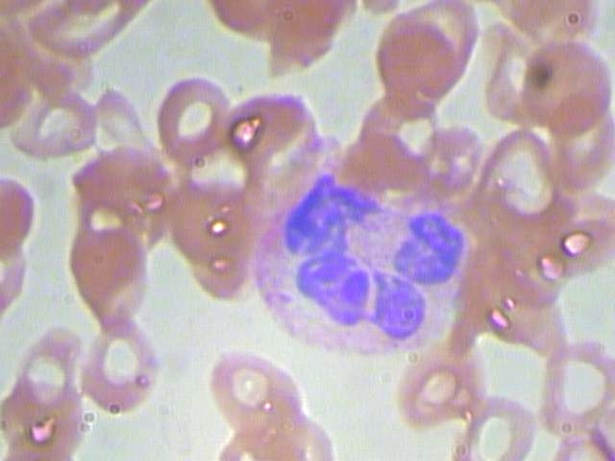
#> input picture analysis/fractal_poc/data/synthetic_pathological/synth_patho_000.jpg, 615 x 461 px
$ python -i advanced_fractal.py   (imports and definitions only)
#> lines starting #> are read from the running program, lines starting #| are printed output that depends on the picture; after the words box and inside, x2 and y2 are one past the last pixel; in counts of white or black regions, pixels touching at a corner belong together
### analysis/fractal_poc/fractal_dimension.py
#!/usr/bin/env python3
"""
Fractal Dimension Analysis of Blood Cell Images
================================================

This module implements box-counting algorithm for calculating fractal dimension
of blood cell images. The goal is to explore the relationship between blood
microstructure heterogeneity and pharmacokinetic parameters.

Theory:
    For a fractal object, the number of boxes N(ε) of size ε needed to cover
    the object scales as: N(ε) ∝ ε^(-D)

    Where D is the fractal dimension.

    Taking logarithms: log(N(ε)) = -D * log(ε) + C

    The slope of log(N) vs log(1/ε) gives the fractal dimension.

References:
    - Kopelman R. (1986) J. Stat. Phys. 42:185-200
    - Jung et al. (2023) Pharmaceutics 15:304
"""

import numpy as np
from pathlib import Path
import json
from dataclasses import dataclass, asdict
from typing import List, Tuple, Optional
import logging

logging.basicConfig(level=logging.INFO)
logger = logging.getLogger(__name__)


@dataclass
class FractalResult:
    """Result of fractal dimension analysis."""
    image_path: str
    fractal_dimension: float
    r_squared: float
    box_sizes: List[int]
    box_counts: List[int]
    method: str = "box_counting"


def box_counting(binary_image: np.ndarray,
                 min_box_size: int = 2,
                 max_box_size: Optional[int] = None,
                 n_sizes: int = 10) -> Tuple[np.ndarray, np.ndarray]:
    """
    Perform box-counting on a binary image.

    Parameters
    ----------
    binary_image : np.ndarray
        Binary image (0s and 1s)
    min_box_size : int
        Minimum box size in pixels
    max_box_size : int, optional
        Maximum box size (defaults to min dimension / 4)
    n_sizes : int
        Number of box sizes to use

    Returns
    -------
    box_sizes : np.ndarray
        Array of box sizes used
    box_counts : np.ndarray
        Number of boxes containing pixels for each size
    """
    if max_box_size is None:
        max_box_size = min(binary_image.shape) // 4

    # Generate logarithmically spaced box sizes
    box_sizes = np.unique(np.logspace(
        np.log10(min_box_size),
        np.log10(max_box_size),
        n_sizes
    ).astype(int))

    box_counts = []

    for box_size in box_sizes:
        # Count boxes that contain at least one pixel
        count = 0
        for i in range(0, binary_image.shape[0], box_size):
            for j in range(0, binary_image.shape[1], box_size):
                box = binary_image[i:i+box_size, j:j+box_size]
                if np.any(box):
                    count += 1
        box_counts.append(count)

    return box_sizes, np.array(box_counts)


def calculate_fractal_dimension(box_sizes: np.ndarray,
                                box_counts: np.ndarray) -> Tuple[float, float]:
    """
    Calculate fractal dimension from box-counting data.

    Uses linear regression on log-log plot.

    Returns
    -------
    fractal_dim : float
        Estimated fractal dimension
    r_squared : float
        R² of the linear fit
    """
    # Take logarithms
    log_sizes = np.log(1.0 / box_sizes)
    log_counts = np.log(box_counts)

    # Linear regression
    coeffs = np.polyfit(log_sizes, log_counts, 1)
    fractal_dim = coeffs[0]

    # Calculate R²
    y_pred = np.polyval(coeffs, log_sizes)
    ss_res = np.sum((log_counts - y_pred) ** 2)
    ss_tot = np.sum((log_counts - np.mean(log_counts)) ** 2)
    r_squared = 1 - (ss_res / ss_tot)

    return fractal_dim, r_squared


# [47 lines left out: function analyze_image, not called in this run]

### analysis/fractal_poc/advanced_fractal.py
#!/usr/bin/env python3
"""
Advanced Fractal Analysis - Cell Distribution Pattern
======================================================

This module analyzes the SPATIAL DISTRIBUTION of cells, not just the image.
The hypothesis is that cell distribution patterns (clustering, spacing)
may correlate with blood heterogeneity and pharmacokinetic behavior.

Key insight: We need to analyze:
1. Cell centroids as point patterns
2. Cell boundaries as fractal objects
3. Inter-cell distances and their distribution
"""

import numpy as np
from pathlib import Path
from typing import List, Tuple, Dict, Optional
from dataclasses import dataclass
import json
import logging

# [1 line not run here, left out]
logger = logging.getLogger(__name__)


@dataclass
class CellDistributionResult:
    """Results from cell distribution fractal analysis."""
    image_path: str
    n_cells_detected: int
    df_boundaries: float       # Fractal dim of cell boundaries
    df_distribution: float     # Fractal dim of cell positions (point pattern)
    mean_cell_area: float
    std_cell_area: float
    cell_density: float        # cells per 1000 pixels²
    clustering_index: float    # Measure of cell clustering


def segment_cells(image_array: np.ndarray,
                  method: str = "threshold") -> Tuple[np.ndarray, List[dict]]:
    """
    Segment blood cells from image.

    Returns binary mask and list of cell properties.
    """
    from scipy import ndimage

    # Convert to grayscale if needed
    if len(image_array.shape) == 3:
        gray = np.mean(image_array, axis=2)
    else:
        gray = image_array.copy()

    # Normalize
    gray = (gray - gray.min()) / (gray.max() - gray.min() + 1e-8)

    # Blood cells are typically darker (RBCs) or have distinct staining
    # Use Otsu-like thresholding
    threshold = np.mean(gray) - 0.5 * np.std(gray)
    binary = gray < threshold

    # Clean up with morphological operations
    binary = ndimage.binary_opening(binary, iterations=2)
    binary = ndimage.binary_closing(binary, iterations=2)

    # Label connected components
    labeled, n_features = ndimage.label(binary)

    # Get cell properties
    cells = []
    for i in range(1, n_features + 1):
        cell_mask = labeled == i
        area = np.sum(cell_mask)

        # Filter by size (remove noise and artifacts)
        if 100 < area < 10000:  # Reasonable cell size range
            y_coords, x_coords = np.where(cell_mask)
            centroid_y = np.mean(y_coords)
            centroid_x = np.mean(x_coords)
            cells.append({
                'id': i,
                'area': area,
                'centroid': (centroid_x, centroid_y),
                'mask': cell_mask
            })

    return binary, cells


def calculate_point_pattern_df(centroids: List[Tuple[float, float]],
                               image_shape: Tuple[int, int]) -> float:
    """
    Calculate fractal dimension of cell centroid distribution.

    Uses box-counting on the point pattern.
    """
    if len(centroids) < 5:
        return np.nan

    # Create binary image of centroids
    centroid_image = np.zeros(image_shape, dtype=int)
    for x, y in centroids:
        xi, yi = int(x), int(y)
        if 0 <= xi < image_shape[1] and 0 <= yi < image_shape[0]:
            # Create small marker for each centroid
            for dx in range(-2, 3):
                for dy in range(-2, 3):
                    nxi, nyi = xi + dx, yi + dy
                    if 0 <= nxi < image_shape[1] and 0 <= nyi < image_shape[0]:
                        centroid_image[nyi, nxi] = 1

    # Box counting
    from fractal_dimension import box_counting, calculate_fractal_dimension
    box_sizes, box_counts = box_counting(centroid_image)
    df, r2 = calculate_fractal_dimension(box_sizes, box_counts)

    return df


def calculate_boundary_df(cells: List[dict]) -> float:
    """Calculate fractal dimension of cell boundaries."""
    if len(cells) < 1:
        return np.nan

    from scipy import ndimage
    from fractal_dimension import box_counting, calculate_fractal_dimension

    # Combine all cell masks
    combined = None
    for cell in cells:
        if combined is None:
            combined = cell['mask'].astype(int)
        else:
            combined = np.logical_or(combined, cell['mask']).astype(int)

    # Extract boundaries using erosion
    eroded = ndimage.binary_erosion(combined)
    boundaries = combined.astype(int) - eroded.astype(int)

    # Box counting on boundaries
    box_sizes, box_counts = box_counting(boundaries)
    df, r2 = calculate_fractal_dimension(box_sizes, box_counts)

    return df


def calculate_clustering_index(centroids: List[Tuple[float, float]],
                               image_shape: Tuple[int, int]) -> float:
    """
    Calculate clustering index using nearest neighbor distances.

    Clark-Evans R: R < 1 means clustered, R > 1 means dispersed
    """
    if len(centroids) < 2:
        return np.nan

    from scipy.spatial.distance import cdist

    points = np.array(centroids)
    distances = cdist(points, points)
    np.fill_diagonal(distances, np.inf)

    # Nearest neighbor distances
    nn_distances = np.min(distances, axis=1)
    mean_nn = np.mean(nn_distances)

    # Expected mean NN distance for random distribution
    area = image_shape[0] * image_shape[1]
    density = len(centroids) / area
    expected_nn = 0.5 / np.sqrt(density)

    # Clark-Evans R
    R = mean_nn / expected_nn

    return R


def analyze_cell_distribution(image_path: str) -> CellDistributionResult:
    """Perform complete cell distribution analysis."""
    from PIL import Image

    # Load image
    img = Image.open(image_path)
#> img is the input picture: PIL image 615x461 RGB; mean R, G, B 190.6, 172.9, 183.2
    img_array = np.array(img)

    # Segment cells
    binary, cells = segment_cells(img_array)
#> in segment_cells, `gray = (gray - gray.min()) / (gray.max() - gray.min() + 1e-8)`:
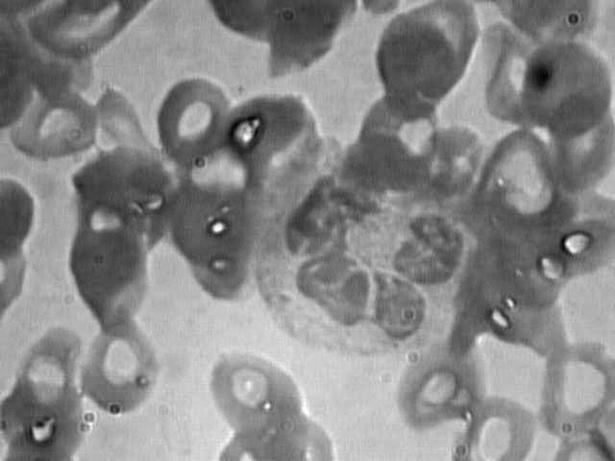
#> gray: shape (461, 615) float64; min 0, max 1, mean 0.538
#> in segment_cells, `threshold = np.mean(gray) - 0.5 * np.std(gray)`: threshold = 0.456
#> in segment_cells, `binary = gray < threshold`:
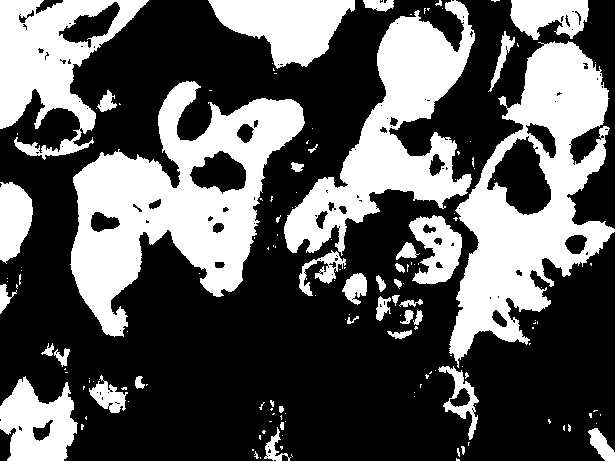
#> binary: shape (461, 615) bool; 35.7% white; 149 white regions (110 under 20 px), largest, box (x1, y1, x2, y2) and area: (70, 81, 305, 337) 25938, (449, 41, 615, 368) 23482, (284, 0, 475, 256) 17452
#> in segment_cells, `labeled, n_features = ndimage.label(binary)`:
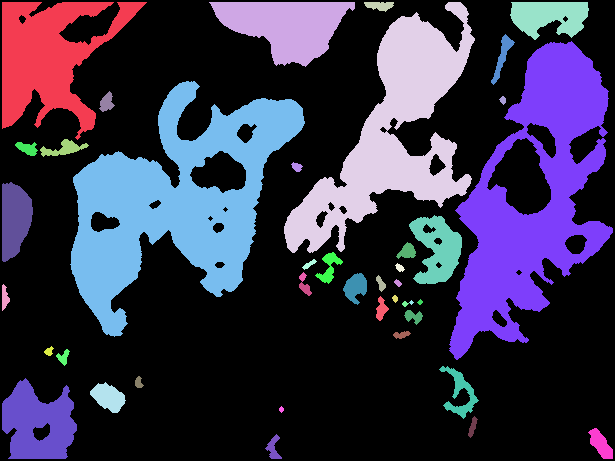
#> labeled: shape (461, 615) int32; 43 distinct labels, from 0 to 42; one colour per label, 0 black
#> in segment_cells, `labeled, n_features = ndimage.label(binary)`: n_features = 42
#> the loop in segment_cells, `for i in range(1, n_features + 1):` made 42 passes
#> (area, centroid_y, centroid_x) on passes 1, 2, 3, 5, 6, 9, 11, 12: (9571, 56.33, 48.86), (5634, 25.4, 285.7), (203, 5.24, 379.2), (2103, 16.03, 548.8), (357, 56.32, 502), (193, 102.2, 106.3), (380, 148.4, 63.37), (198, 148, 26.93)
#> after the loop in segment_cells, `for i in range(1, n_features + 1):`:
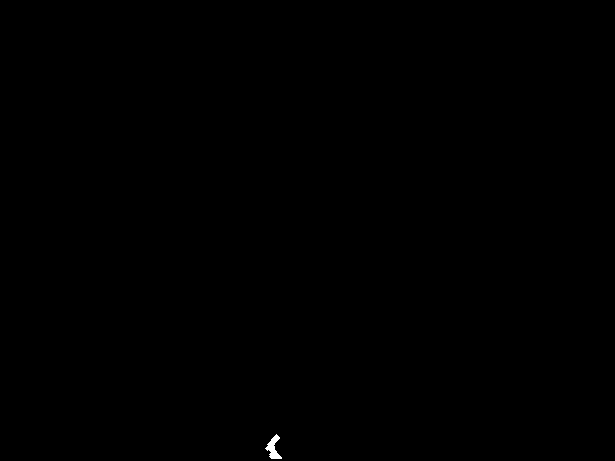
#> cell_mask: shape (461, 615) bool; 0.07% white; 1 white region, box (x1, y1, x2, y2) and area: (265, 434, 282, 459) 194
#> after the loop in segment_cells, `for i in range(1, n_features + 1):`: cells = 23 items
#> cells = 23 items

    if len(cells) < 3:
        logger.warning(f"Only {len(cells)} cells detected in {image_path}")

    # Extract centroids
    centroids = [c['centroid'] for c in cells]
#> centroids = 23 items, first 6: (48.86, 56.33), (285.7, 25.4), (379.2, 5.24), (548.8, 16.03), (502, 56.32), (106.3, 102.2)

    # Calculate metrics
    df_distribution = calculate_point_pattern_df(centroids, binary.shape)
#> the loop in calculate_point_pattern_df, `for x, y in centroids:` made 23 passes
#> (x, y, xi, yi) on passes 1 to 8: (48.86, 56.33, 48, 56), (285.7, 25.4, 285, 25), (379.2, 5.24, 379, 5), (548.8, 16.03, 548, 16), (502, 56.32, 501, 56), (106.3, 102.2, 106, 102), (63.37, 148.4, 63, 148), (26.93, 148, 26, 148)
#> after the loop in calculate_point_pattern_df, `for x, y in centroids:`:
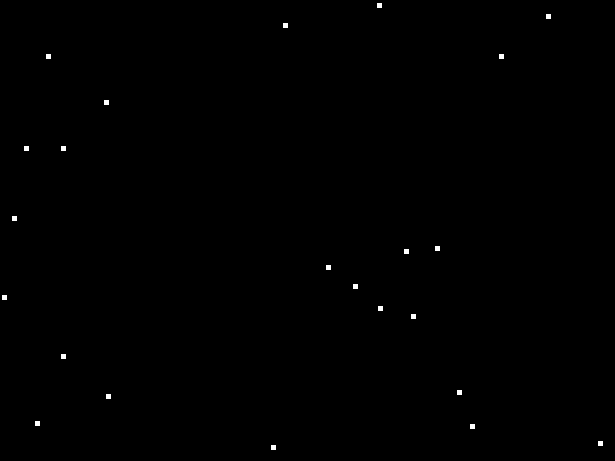
#> centroid_image: shape (461, 615) int64; values 0 (black) and 1 (white), 0.2% white; 23 white regions, largest, box (x1, y1, x2, y2) and area: (377, 3, 382, 8) 25, (546, 14, 551, 19) 25, (283, 23, 288, 28) 25
#> after the loop in box_counting, `for box_size in box_sizes:`: box_counts = [207, 121, 92, 63, 37, 33, 26, 24, 18, 13]
#> in calculate_point_pattern_df, `box_sizes, box_counts = box_counting(centroid_image)`: box_sizes = [2, 3, 4, 7, 12, 18, 29, 46, 73, 115]; box_counts = [207, 121, 92, 63, 37, 33, 26, 24, 18, 13]
#> in calculate_fractal_dimension, `log_sizes = np.log(1.0 / box_sizes)`: log_sizes = [-0.693, -1.1, -1.39, -1.95, -2.48, -2.89, -3.37, -3.83, -4.29, -4.74]
#> in calculate_fractal_dimension, `log_counts = np.log(box_counts)`: log_counts = [5.33, 4.8, 4.52, 4.14, 3.61, 3.5, 3.26, 3.18, 2.89, 2.56]
#> in calculate_fractal_dimension, `coeffs = np.polyfit(log_sizes, log_counts, 1)`: coeffs = [0.629, 5.46]
#> in calculate_fractal_dimension, `fractal_dim = coeffs[0]`: fractal_dim = 0.629
#> in calculate_fractal_dimension, `y_pred = np.polyval(coeffs, log_sizes)`: y_pred = [5.02, 4.77, 4.59, 4.24, 3.9, 3.64, 3.34, 3.05, 2.76, 2.48]
#> in calculate_fractal_dimension, `ss_res = np.sum((log_counts - y_pred) ** 2)`: ss_res = 0.26
#> in calculate_fractal_dimension, `ss_tot = np.sum((log_counts - np.mean(log_counts)) ** 2)`: ss_tot = 7.14
#> in calculate_fractal_dimension, `r_squared = 1 - (ss_res / ss_tot)`: r_squared = 0.964
#> in calculate_point_pattern_df, `df, r2 = calculate_fractal_dimension(box_sizes, box_counts)`: df = 0.629; r2 = 0.964
#> df_distribution = 0.629
    df_boundaries = calculate_boundary_df(cells)
#> the loop in calculate_boundary_df, `for cell in cells:` made 23 passes
#> in calculate_boundary_df, `boundaries = combined.astype(int) - eroded.astype(int)`:
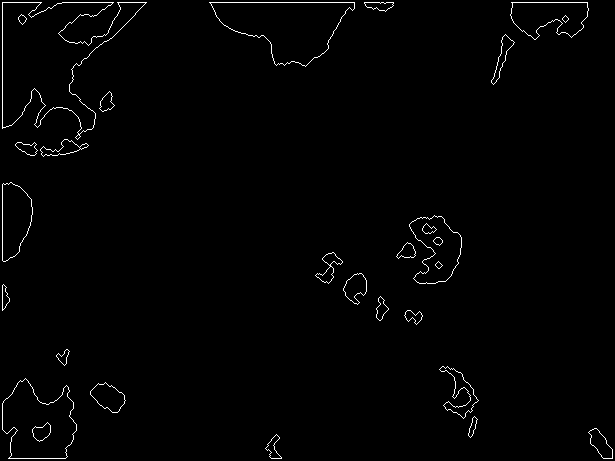
#> boundaries: shape (461, 615) int64; values 0 (black) and 1 (white), 1.2% white in thin lines or dots
#> the loop in box_counting (call 2), `for box_size in box_sizes:` made 10 passes
#> box_size on passes 1 to 8: 2, 3, 4, 7, 12, 18, 29, 46
#> in calculate_boundary_df, `box_sizes, box_counts = box_counting(boundaries)`: box_sizes = [2, 3, 4, 7, 12, 18, 29, 46, 73, 115]; box_counts = [2061, 1427, 1109, 598, 315, 185, 98, 54, 32, 18]
#> in calculate_boundary_df, `df, r2 = calculate_fractal_dimension(box_sizes, box_counts)`: df = 1.19; r2 = 0.998
#> df_boundaries = 1.19

    areas = [c['area'] for c in cells]
#> areas = [9571, 5634, 203, 2103, 357, 193, 380, 198, 1853, 2184, 202, 342, 481, 133, 175, 158, 113, 686, 4159, 681, 106, 420, 194]
    mean_area = np.mean(areas) if areas else 0
#> mean_area = 1327.2
    std_area = np.std(areas) if areas else 0
#> std_area = 2233.9

    cell_density = len(cells) / (binary.shape[0] * binary.shape[1]) * 1000
#> cell_density = 0.0811
    clustering = calculate_clustering_index(centroids, binary.shape)
#> in calculate_clustering_index, `points = np.array(centroids)`: points = 23 rows, first 8: [48.86, 56.33], [285.7, 25.4], [379.2, 5.24], [548.8, 16.03], [502, 56.32], [106.3, 102.2], [63.37, 148.4], [26.93, 148]
#> in calculate_clustering_index, `distances = cdist(points, points)`:
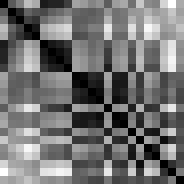
#> distances: shape (23, 23) float64 (shown 8 times larger); min 0, max 674, mean 302.1; drawn with min black and max white
#> in calculate_clustering_index, `nn_distances = np.min(distances, axis=1)`: nn_distances = 23 values, max 172.8 at index 22, min 30.37 at index 9, mean 62.33
#> in calculate_clustering_index, `mean_nn = np.mean(nn_distances)`: mean_nn = 62.33
#> in calculate_clustering_index, `density = len(centroids) / area`: density = 8.11e-05
#> in calculate_clustering_index, `expected_nn = 0.5 / np.sqrt(density)`: expected_nn = 55.51
#> in calculate_clustering_index, `R = mean_nn / expected_nn`: R = 1.12
#> clustering = 1.12

    return CellDistributionResult(
        image_path=str(image_path),
        n_cells_detected=len(cells),
        df_boundaries=df_boundaries,
        df_distribution=df_distribution,
        mean_cell_area=mean_area,
        std_cell_area=std_area,
        cell_density=cell_density,
        clustering_index=clustering
    )

>>> result = analyze_cell_distribution('data/synthetic_pathological/synth_patho_000.jpg')

$ run again, on analysis/fractal_poc/data/synthetic_pathological/synth_patho_002.jpg
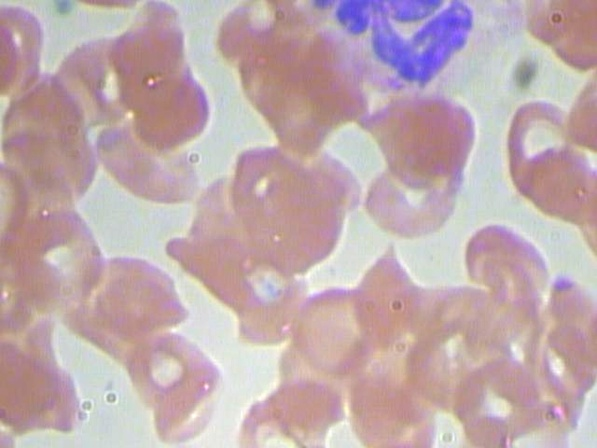
#> input picture analysis/fractal_poc/data/synthetic_pathological/synth_patho_002.jpg, 597 x 448 px
#> in analyze_cell_distribution, img is the input picture: PIL image 597x448 RGB; mean R, G, B 191.6, 170.1, 174
#> threshold = 0.415
#> labeled: shape (448, 597) int32; 45 distinct labels, from 0 to 44
#> n_features = 44
#> the loop in segment_cells, `for i in range(1, n_features + 1):` made 44 passes
#> (area, centroid_y, centroid_x) on passes 1, 2, 4, 5, 6, 7, 10, 12: (150, 7.01, 62.76), (173, 3.73, 109.9), (187, 5.94, 322.1), (5370, 38.37, 408.2), (805, 10.41, 412.7), (3282, 31.73, 568.4), (371, 74.12, 524.6), (6193, 167.6, 557.5)
#> after the loop in segment_cells, `for i in range(1, n_features + 1):`: cells = 25 items
#> centroids = 25 pairs, first value 29.52 to 572.4, second value 3.73 to 434.2
#> the loop in calculate_point_pattern_df, `for x, y in centroids:` made 25 passes
#> (x, y, xi, yi) on passes 1 to 8: (62.76, 7.01, 62, 7), (109.9, 3.73, 109, 3), (322.1, 5.94, 322, 5), (408.2, 38.37, 408, 38), (412.7, 10.41, 412, 10), (568.4, 31.73, 568, 31), (524.6, 74.12, 524, 74), (557.5, 167.6, 557, 167)
#> after the loop in calculate_point_pattern_df, `for x, y in centroids:`:
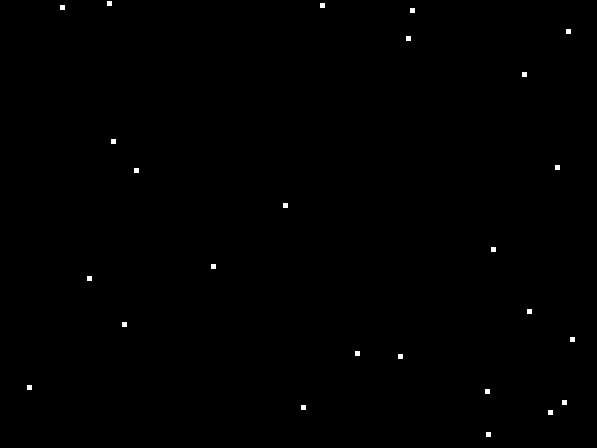
#> centroid_image: shape (448, 597) int64; values 0 (black) and 1 (white), 0.23% white; 25 white regions, largest, box (x1, y1, x2, y2) and area: (107, 1, 112, 6) 25, (320, 3, 325, 8) 25, (60, 5, 65, 10) 25
#> after the loop in box_counting, `for box_size in box_sizes:`: box_counts = [225, 138, 100, 56, 40, 35, 30, 26, 26, 17]
#> in calculate_point_pattern_df, `box_sizes, box_counts = box_counting(centroid_image)`: box_sizes = [2, 3, 4, 7, 11, 18, 29, 45, 71, 111]; box_counts = [225, 138, 100, 56, 40, 35, 30, 26, 26, 17]
#> log_sizes = [-0.693, -1.1, -1.39, -1.95, -2.4, -2.89, -3.37, -3.81, -4.26, -4.71]
#> log_counts = [5.42, 4.93, 4.61, 4.03, 3.69, 3.56, 3.4, 3.26, 3.26, 2.83]
#> coeffs = [0.578, 5.43]
#> fractal_dim = 0.578
#> y_pred = [5.03, 4.8, 4.63, 4.31, 4.05, 3.76, 3.49, 3.23, 2.97, 2.71]
#> ss_res = 0.522
#> ss_tot = 6.24
#> r_squared = 0.916
#> in calculate_point_pattern_df, `df, r2 = calculate_fractal_dimension(box_sizes, box_counts)`: df = 0.578; r2 = 0.916
#> df_distribution = 0.578
#> the loop in calculate_boundary_df, `for cell in cells:` made 25 passes
#> eroded: shape (448, 597) bool; 16% white; 32 white regions (4 under 20 px), largest, box (x1, y1, x2, y2) and area: (233, 150, 343, 271) 6390, (509, 87, 594, 225) 5664, (336, 3, 471, 87) 4872
#> boundaries: shape (448, 597) int64; values 0 (black) and 1 (white), 2% white in thin lines or dots
#> the loop in box_counting (call 2), `for box_size in box_sizes:` made 10 passes
#> box_size on passes 1 to 8: 2, 3, 4, 7, 11, 18, 29, 45
#> in calculate_boundary_df, `box_sizes, box_counts = box_counting(boundaries)`: box_sizes = [2, 3, 4, 7, 11, 18, 29, 45, 71, 111]; box_counts = [3384, 2375, 1794, 975, 568, 310, 154, 90, 47, 25]
#> in calculate_boundary_df, `df, r2 = calculate_fractal_dimension(box_sizes, box_counts)`: df = 1.24; r2 = 0.996
#> df_boundaries = 1.24
#> areas = 25 values, max 7058 at index 9, min 108 at index 23, mean 1920.8
#> mean_area = 1920.8
#> std_area = 2104.8
#> cell_density = 0.0935
#> points has the same summary as centroids in analyze_cell_distribution
#> in calculate_clustering_index, `distances = cdist(points, points)`:
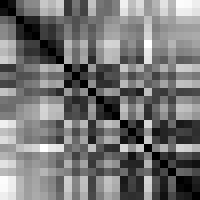
#> distances: shape (25, 25) float64 (shown 8 times larger); min 0, max 645.6, mean 298.9; drawn with min black and max white
#> nn_distances = 25 values, max 113.8 at index 18, min 18.28 at index 22, mean 56.51
#> mean_nn = 56.51
#> density = 9.35e-05
#> expected_nn = 51.72
#> R = 1.09
